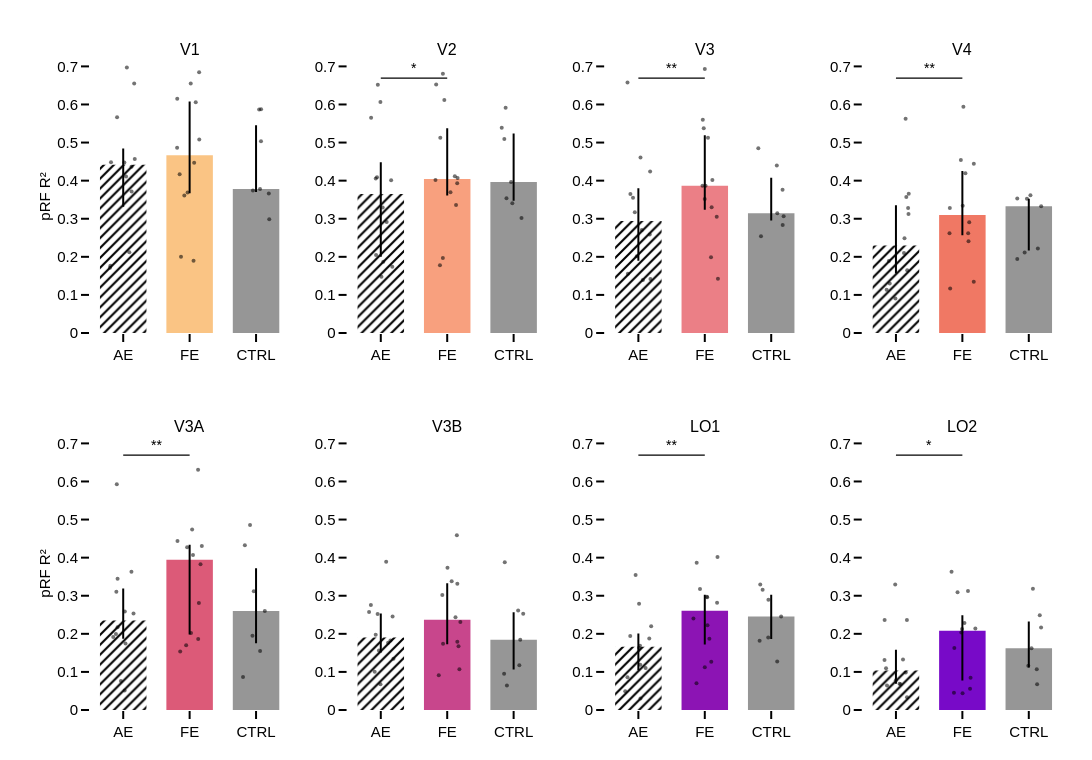

This figure's notebook cell:
### Markdown cell above
## Figure 1 — Does each eye drive retinotopic responses as well? (pRF R²)

Weighted median pRF R² of each eye, on the vertices kept for both eyes. AE (hatched) and FE (solid) of the amblyopes, CTRL (mean of the two eyes of the controls, grey). Brackets: AE vs FE, AE vs CTRL, FE vs CTRL (FDR over the 8 ROIs). Table: controls LE vs RE (expected: no difference).

### Code cell
s_rsq = eye_tests('rsq')
show(s_rsq)
bar_panel(three('rsq'), three_stars(s_rsq), 'pRF R²', 'retino_fig1_rsq')

### Figure 1 — Plotly figure (JSON) as saved in the notebook; plotly's stock layout.template omitted (floating-point values rounded to 4 significant figures)
{"data": [{"error_y": {"array": [0.0423], "arrayminus": [0.1104], "color": "black", "thickness": 2, "type": "data", "width": 0}, "marker": {"color": "rgb(250, 196, 132)", "pattern": {"bgcolor": "rgba(0,0,0,0)", "fgcolor": "black", "shape": "/", "size": 7}}, "showlegend": false, "type": "bar", "width": 0.7, "x": [0], "xaxis": "x", "y": [0.4421], "yaxis": "y"}, {"marker": {"color": "rgba(0,0,0,0.55)", "size": 4}, "mode": "markers", "showlegend": false, "type": "scatter", "x": [0.05478, -0.09209, -0.1836, -0.1934, 0.1253, 0.1651, 0.04265, 0.0918, 0.01745, 0.174, 0.1263, -0.1989], "xaxis": "x", "y": [0.6973, 0.5667, 0.4481, 0.1766, 0.4366, 0.6554, 0.4107, 0.212, 0.4475, 0.4569, 0.3715, 0.1714], "yaxis": "y"}, {"error_y": {"array": [0.1415], "arrayminus": [0.09978], "color": "black", "thickness": 2, "type": "data", "width": 0}, "marker": {"color": "rgb(250, 196, 132)", "pattern": {"bgcolor": "rgba(0,0,0,0)", "fgcolor": "black", "shape": "", "size": 7}}, "showlegend": false, "type": "bar", "width": 0.7, "x": [1], "xaxis": "x", "y": [0.4665], "yaxis": "y"}, {"marker": {"color": "rgba(0,0,0,0.55)", "size": 4}, "mode": "markers", "showlegend": false, "type": "scatter", "x": [1.143, 0.8134, 1.092, 0.8703, 1.145, 1.017, 0.9199, 0.9691, 0.8113, 0.8497, 1.068, 1.059], "xaxis": "x", "y": [0.6847, 0.6148, 0.6058, 0.2005, 0.5082, 0.6552, 0.3611, 0.3686, 0.4862, 0.4166, 0.4469, 0.1898], "yaxis": "y"}, {"error_y": {"array": [0.1671], "arrayminus": [0.0081], "color": "black", "thickness": 2, "type": "data", "width": 0}, "marker": {"color": "rgb(150,150,150)", "pattern": {"bgcolor": "rgba(0,0,0,0)", "fgcolor": "black", "shape": "", "size": 7}}, "showlegend": false, "type": "bar", "width": 0.7, "x": [2], "xaxis": "x", "y": [0.3783], "yaxis": "y"}, {"marker": {"color": "rgba(0,0,0,0.55)", "size": 4}, "mode": "markers", "showlegend": false, "type": "scatter", "x": [2.046, 1.953, 2.199, 2.192, 2.074, 2.06, 2.075], "xaxis": "x", "y": [0.5871, 0.3743, 0.2985, 0.3661, 0.5037, 0.3783, 0.5877], "yaxis": "y"}, {"error_y": {"array": [0.08289], "arrayminus": [0.1651], "color": "black", "thickness": 2, "type": "data", "width": 0}, "marker": {"color": "rgb(248, 160, 126)", "pattern": {"bgcolor": "rgba(0,0,0,0)", "fgcolor": "black", "shape": "/", "size": 7}}, "showlegend": false, "type": "bar", "width": 0.7, "x": [0], "xaxis": "x2", "y": [0.3652], "yaxis": "y2"}, {"marker": {"color": "rgba(0,0,0,0.55)", "size": 4}, "mode": "markers", "showlegend": false, "type": "scatter", "x": [-0.04443, -0.146, 0.0886, 0.01014, -0.0759, -0.005666, 0.1558, 0.1736, -0.05688, 0.02861, -0.07125, 0.03772], "xaxis": "x2", "y": [0.6521, 0.5654, 0.2916, 0.1478, 0.4054, 0.6065, 0.4012, 0.1737, 0.409, 0.3293, 0.2046, 0.1868], "yaxis": "y2"}, {"error_y": {"array": [0.1332], "arrayminus": [0.04292], "color": "black", "thickness": 2, "type": "data", "width": 0}, "marker": {"color": "rgb(248, 160, 126)", "pattern": {"bgcolor": "rgba(0,0,0,0)", "fgcolor": "black", "shape": "", "size": 7}}, "showlegend": false, "type": "bar", "width": 0.7, "x": [1], "xaxis": "x2", "y": [0.4041], "yaxis": "y2"}, {"marker": {"color": "rgba(0,0,0,0.55)", "size": 4}, "mode": "markers", "showlegend": false, "type": "scatter", "x": [0.9352, 0.9566, 1.156, 0.8909, 1.049, 0.8336, 1.133, 1.115, 0.8957, 1.151, 0.8234, 0.9344], "xaxis": "x2", "y": [0.6804, 0.6118, 0.4066, 0.1776, 0.3695, 0.6527, 0.3363, 0.4114, 0.5124, 0.393, 0.4016, 0.1966], "yaxis": "y2"}, {"error_y": {"array": [0.1276], "arrayminus": [0.04923], "color": "black", "thickness": 2, "type": "data", "width": 0}, "marker": {"color": "rgb(150,150,150)", "pattern": {"bgcolor": "rgba(0,0,0,0)", "fgcolor": "black", "shape": "", "size": 7}}, "showlegend": false, "type": "bar", "width": 0.7, "x": [2], "xaxis": "x2", "y": [0.3964], "yaxis": "y2"}, {"marker": {"color": "rgba(0,0,0,0.55)", "size": 4}, "mode": "markers", "showlegend": false, "type": "scatter", "x": [1.86, 1.98, 2.119, 1.892, 1.821, 1.962, 1.879], "xaxis": "x2", "y": [0.5095, 0.3408, 0.3021, 0.3536, 0.5386, 0.3964, 0.5917], "yaxis": "y2"}, {"error_y": {"array": [0.08614], "arrayminus": [0.1038], "color": "black", "thickness": 2, "type": "data", "width": 0}, "marker": {"color": "rgb(235, 127, 134)", "pattern": {"bgcolor": "rgba(0,0,0,0)", "fgcolor": "black", "shape": "/", "size": 7}}, "showlegend": false, "type": "bar", "width": 0.7, "x": [0], "xaxis": "x3", "y": [0.2937], "yaxis": "y3"}, {"marker": {"color": "rgba(0,0,0,0.55)", "size": 4}, "mode": "markers", "showlegend": false, "type": "scatter", "x": [-0.1637, 0.03213, -0.08052, 0.0688, -0.1202, 0.1768, -0.05396, -0.1578, 0.05164, 0.1709, -0.02385, 0.1818], "xaxis": "x3", "y": [0.658, 0.4609, 0.3551, 0.1389, 0.3652, 0.4239, 0.317, 0.1558, 0.2704, 0.2587, 0.2013, 0.1417], "yaxis": "y3"}, {"error_y": {"array": [0.1323], "arrayminus": [0.06276], "color": "black", "thickness": 2, "type": "data", "width": 0}, "marker": {"color": "rgb(235, 127, 134)", "pattern": {"bgcolor": "rgba(0,0,0,0)", "fgcolor": "black", "shape": "", "size": 7}}, "showlegend": false, "type": "bar", "width": 0.7, "x": [1], "xaxis": "x3", "y": [0.3866], "yaxis": "y3"}, {"marker": {"color": "rgba(0,0,0,0.55)", "size": 4}, "mode": "markers", "showlegend": false, "type": "scatter", "x": [1.0, 0.9701, 1.048, 1.198, 1.18, 0.984, 1.103, 0.999, 1.012, 1.114, 0.9659, 1.094], "xaxis": "x3", "y": [0.6932, 0.5596, 0.5127, 0.1424, 0.3054, 0.5376, 0.33, 0.3518, 0.3869, 0.4015, 0.3864, 0.1989], "yaxis": "y3"}, {"error_y": {"array": [0.09336], "arrayminus": [0.01942], "color": "black", "thickness": 2, "type": "data", "width": 0}, "marker": {"color": "rgb(150,150,150)", "pattern": {"bgcolor": "rgba(0,0,0,0)", "fgcolor": "black", "shape": "", "size": 7}}, "showlegend": false, "type": "bar", "width": 0.7, "x": [2], "xaxis": "x3", "y": [0.3145], "yaxis": "y3"}, {"marker": {"color": "rgba(0,0,0,0.55)", "size": 4}, "mode": "markers", "showlegend": false, "type": "scatter", "x": [2.084, 2.173, 1.846, 2.092, 2.171, 2.187, 1.806], "xaxis": "x3", "y": [0.4395, 0.2836, 0.2543, 0.3145, 0.3762, 0.3066, 0.4854], "yaxis": "y3"}, {"error_y": {"array": [0.106], "arrayminus": [0.07333], "color": "black", "thickness": 2, "type": "data", "width": 0}, "marker": {"color": "rgb(240, 120, 100)", "pattern": {"bgcolor": "rgba(0,0,0,0)", "fgcolor": "black", "shape": "/", "size": 7}}, "showlegend": false, "type": "bar", "width": 0.7, "x": [0], "xaxis": "x4", "y": [0.2295], "yaxis": "y4"}, {"marker": {"color": "rgba(0,0,0,0.55)", "size": 4}, "mode": "markers", "showlegend": false, "type": "scatter", "x": [0.1455, 0.1925, 0.1829, -0.1405, 0.1891, 0.156, 0.1289, -0.008005, -0.1071, 0.1208, 0.1694, -0.09355], "xaxis": "x4", "y": [0.5623, 0.3655, 0.3285, 0.1139, 0.3127, 0.3568, 0.249, 0.09041, 0.1889, 0.21, 0.165, 0.1299], "yaxis": "y4"}, {"error_y": {"array": [0.1159], "arrayminus": [0.05316], "color": "black", "thickness": 2, "type": "data", "width": 0}, "marker": {"color": "rgb(240, 120, 100)", "pattern": {"bgcolor": "rgba(0,0,0,0)", "fgcolor": "black", "shape": "", "size": 7}}, "showlegend": false, "type": "bar", "width": 0.7, "x": [1], "xaxis": "x4", "y": [0.3096], "yaxis": "y4"}, {"marker": {"color": "rgba(0,0,0,0.55)", "size": 4}, "mode": "markers", "showlegend": false, "type": "scatter", "x": [1.016, 0.9771, 1.172, 0.8162, 1.093, 1.046, 0.8113, 1.088, 0.8064, 1.103, 1.005, 1.172], "xaxis": "x4", "y": [0.5938, 0.4539, 0.4443, 0.1169, 0.2409, 0.4192, 0.3284, 0.2616, 0.2618, 0.2907, 0.3339, 0.1345], "yaxis": "y4"}, {"error_y": {"array": [0.01994], "arrayminus": [0.1162], "color": "black", "thickness": 2, "type": "data", "width": 0}, "marker": {"color": "rgb(150,150,150)", "pattern": {"bgcolor": "rgba(0,0,0,0)", "fgcolor": "black", "shape": "", "size": 7}}, "showlegend": false, "type": "bar", "width": 0.7, "x": [2], "xaxis": "x4", "y": [0.3328], "yaxis": "y4"}, {"marker": {"color": "rgba(0,0,0,0.55)", "size": 4}, "mode": "markers", "showlegend": false, "type": "scatter", "x": [1.826, 2.137, 1.827, 1.938, 1.972, 2.186, 2.025], "xaxis": "x4", "y": [0.3529, 0.2217, 0.194, 0.2114, 0.3525, 0.3328, 0.3617], "yaxis": "y4"}, {"error_y": {"array": [0.08383], "arrayminus": [0.0478], "color": "black", "thickness": 2, "type": "data", "width": 0}, "marker": {"color": "rgb(220, 90, 120)", "pattern": {"bgcolor": "rgba(0,0,0,0)", "fgcolor": "black", "shape": "/", "size": 7}}, "showlegend": false, "type": "bar", "width": 0.7, "x": [0], "xaxis": "x5", "y": [0.2351], "yaxis": "y5"}, {"marker": {"color": "rgba(0,0,0,0.55)", "size": 4}, "mode": "markers", "showlegend": false, "type": "scatter", "x": [-0.09645, -0.1033, 0.1552, -0.1097, -0.1502, -0.08467, 0.03445, 0.02164, 0.1239, 0.02419, -0.08463, -0.03484], "xaxis": "x5", "y": [0.5928, 0.3105, 0.2532, 0.1994, 0.1916, 0.3445, 0.1745, 0.05102, 0.3633, 0.2586, 0.2171, 0.07601], "yaxis": "y5"}, {"error_y": {"array": [0.03918], "arrayminus": [0.1964], "color": "black", "thickness": 2, "type": "data", "width": 0}, "marker": {"color": "rgb(220, 90, 120)", "pattern": {"bgcolor": "rgba(0,0,0,0)", "fgcolor": "black", "shape": "", "size": 7}}, "showlegend": false, "type": "bar", "width": 0.7, "x": [1], "xaxis": "x5", "y": [0.3947], "yaxis": "y5"}, {"marker": {"color": "rgba(0,0,0,0.55)", "size": 4}, "mode": "markers", "showlegend": false, "type": "scatter", "x": [1.127, 1.051, 1.184, 0.9478, 1.021, 1.038, 1.139, 0.8582, 0.9626, 1.164, 0.8172, 1.129], "xaxis": "x5", "y": [0.6307, 0.4068, 0.4305, 0.1701, 0.2023, 0.4739, 0.2809, 0.1539, 0.4273, 0.3826, 0.444, 0.1862], "yaxis": "y5"}, {"error_y": {"array": [0.1119], "arrayminus": [0.08512], "color": "black", "thickness": 2, "type": "data", "width": 0}, "marker": {"color": "rgb(150,150,150)", "pattern": {"bgcolor": "rgba(0,0,0,0)", "fgcolor": "black", "shape": "", "size": 7}}, "showlegend": false, "type": "bar", "width": 0.7, "x": [2], "xaxis": "x5", "y": [0.2601], "yaxis": "y5"}, {"marker": {"color": "rgba(0,0,0,0.55)", "size": 4}, "mode": "markers", "showlegend": false, "type": "scatter", "x": [1.966, 2.132, 1.804, 1.946, 1.831, 2.061, 1.91], "xaxis": "x5", "y": [0.3117, 0.2601, 0.08696, 0.1949, 0.4323, 0.1552, 0.4854], "yaxis": "y5"}, {"error_y": {"array": [0.06333], "arrayminus": [0.03956], "color": "black", "thickness": 2, "type": "data", "width": 0}, "marker": {"color": "rgb(200, 70, 140)", "pattern": {"bgcolor": "rgba(0,0,0,0)", "fgcolor": "black", "shape": "/", "size": 7}}, "showlegend": false, "type": "bar", "width": 0.7, "x": [0], "xaxis": "x6", "y": [0.1902], "yaxis": "y6"}, {"marker": {"color": "rgba(0,0,0,0.55)", "size": 4}, "mode": "markers", "showlegend": false, "type": "scatter", "x": [0.08106, 0.1775, -0.1493, 0.1459, -0.1762, -0.04769, -0.02809, -0.00446, 0.1906, 0.1103, -0.07646, -0.09207], "xaxis": "x6", "y": [0.3894, 0.2452, 0.2756, 0.1826, 0.2572, 0.2523, 0.156, 0.06784, 0.1346, 0.1767, 0.1979, 0.1007], "yaxis": "y6"}, {"error_y": {"array": [0.096], "arrayminus": [0.0647], "color": "black", "thickness": 2, "type": "data", "width": 0}, "marker": {"color": "rgb(200, 70, 140)", "pattern": {"bgcolor": "rgba(0,0,0,0)", "fgcolor": "black", "shape": "", "size": 7}}, "showlegend": false, "type": "bar", "width": 0.7, "x": [1], "xaxis": "x6", "y": [0.237], "yaxis": "y6"}, {"marker": {"color": "rgba(0,0,0,0.55)", "size": 4}, "mode": "markers", "showlegend": false, "type": "scatter", "x": [1.145, 1.153, 1.004, 0.9377, 1.198, 0.9264, 0.8731, 1.152, 1.125, 1.067, 1.183, 1.17], "xaxis": "x6", "y": [0.4585, 0.3313, 0.3733, 0.1739, 0.2307, 0.3022, 0.09111, 0.179, 0.2433, 0.338, 0.1067, 0.1674], "yaxis": "y6"}, {"error_y": {"array": [0.07235], "arrayminus": [0.0783], "color": "black", "thickness": 2, "type": "data", "width": 0}, "marker": {"color": "rgb(150,150,150)", "pattern": {"bgcolor": "rgba(0,0,0,0)", "fgcolor": "black", "shape": "", "size": 7}}, "showlegend": false, "type": "bar", "width": 0.7, "x": [2], "xaxis": "x6", "y": [0.1846], "yaxis": "y6"}, {"marker": {"color": "rgba(0,0,0,0.55)", "size": 4}, "mode": "markers", "showlegend": false, "type": "scatter", "x": [2.099, 2.144, 1.899, 1.856, 2.068, 2.086, 1.867], "xaxis": "x6", "y": [0.1846, 0.2528, 0.06453, 0.09527, 0.261, 0.1172, 0.388], "yaxis": "y6"}, {"error_y": {"array": [0.03475], "arrayminus": [0.06181], "color": "black", "thickness": 2, "type": "data", "width": 0}, "marker": {"color": "rgb(140, 20, 180)", "pattern": {"bgcolor": "rgba(0,0,0,0)", "fgcolor": "black", "shape": "/", "size": 7}}, "showlegend": false, "type": "bar", "width": 0.7, "x": [0], "xaxis": "x7", "y": [0.166], "yaxis": "y7"}, {"marker": {"color": "rgba(0,0,0,0.55)", "size": 4}, "mode": "markers", "showlegend": false, "type": "scatter", "x": [-0.04178, 0.1641, 0.02456, 0.03133, -0.1223, 0.01041, 0.009374, -0.1644, 0.1928, 0.02856, -0.1974, 0.1091], "xaxis": "x7", "y": [0.3546, 0.1879, 0.1687, 0.02994, 0.1942, 0.279, 0.1632, 0.08604, 0.2202, 0.119, 0.04921, 0.1102], "yaxis": "y7"}, {"error_y": {"array": [0.04175], "arrayminus": [0.08871], "color": "black", "thickness": 2, "type": "data", "width": 0}, "marker": {"color": "rgb(140, 20, 180)", "pattern": {"bgcolor": "rgba(0,0,0,0)", "fgcolor": "black", "shape": "", "size": 7}}, "showlegend": false, "type": "bar", "width": 0.7, "x": [1], "xaxis": "x7", "y": [0.2607], "yaxis": "y7"}, {"marker": {"color": "rgba(0,0,0,0.55)", "size": 4}, "mode": "markers", "showlegend": false, "type": "scatter", "x": [1.191, 1.036, 0.9279, 0.875, 1.069, 0.878, 1.031, 1.041, 1.185, 0.8289, 1.0, 1.098], "xaxis": "x7", "y": [0.4018, 0.2961, 0.3177, 0.07017, 0.1871, 0.3867, 0.2974, 0.2228, 0.2814, 0.2401, 0.1124, 0.1267], "yaxis": "y7"}, {"error_y": {"array": [0.05749], "arrayminus": [0.05902], "color": "black", "thickness": 2, "type": "data", "width": 0}, "marker": {"color": "rgb(150,150,150)", "pattern": {"bgcolor": "rgba(0,0,0,0)", "fgcolor": "black", "shape": "", "size": 7}}, "showlegend": false, "type": "bar", "width": 0.7, "x": [2], "xaxis": "x7", "y": [0.2452], "yaxis": "y7"}, {"marker": {"color": "rgba(0,0,0,0.55)", "size": 4}, "mode": "markers", "showlegend": false, "type": "scatter", "x": [1.871, 1.955, 1.825, 2.09, 1.835, 1.958, 2.149], "xaxis": "x7", "y": [0.3156, 0.1906, 0.1817, 0.1272, 0.3293, 0.2897, 0.2452], "yaxis": "y7"}, {"error_y": {"array": [0.05457], "arrayminus": [0.03514], "color": "black", "thickness": 2, "type": "data", "width": 0}, "marker": {"color": "rgb(120, 10, 200)", "pattern": {"bgcolor": "rgba(0,0,0,0)", "fgcolor": "black", "shape": "/", "size": 7}}, "showlegend": false, "type": "bar", "width": 0.7, "x": [0], "xaxis": "x8", "y": [0.1039], "yaxis": "y8"}, {"marker": {"color": "rgba(0,0,0,0.55)", "size": 4}, "mode": "markers", "showlegend": false, "type": "scatter", "x": [-0.01108, 0.165, 0.1064, 0.1661, -0.149, -0.1706, -0.1719, 0.1475, 0.05363, -0.001371, -0.1346, 0.06949], "xaxis": "x8", "y": [0.3293, 0.2365, 0.1324, 0.03378, 0.1096, 0.2364, 0.1312, 0.09814, 0.06906, 0.0779, 0.06465, 0.06775], "yaxis": "y8"}, {"error_y": {"array": [0.04049], "arrayminus": [0.1308], "color": "black", "thickness": 2, "type": "data", "width": 0}, "marker": {"color": "rgb(120, 10, 200)", "pattern": {"bgcolor": "rgba(0,0,0,0)", "fgcolor": "black", "shape": "", "size": 7}}, "showlegend": false, "type": "bar", "width": 0.7, "x": [1], "xaxis": "x8", "y": [0.2081], "yaxis": "y8"}, {"marker": {"color": "rgba(0,0,0,0.55)", "size": 4}, "mode": "markers", "showlegend": false, "type": "scatter", "x": [0.9272, 1.084, 0.9841, 1.003, 1.116, 0.8371, 1.032, 0.8789, 1.123, 0.9955, 1.195, 0.8732], "xaxis": "x8", "y": [0.3091, 0.3126, 0.2032, 0.04416, 0.05566, 0.3628, 0.2284, 0.1627, 0.08445, 0.213, 0.2141, 0.04548], "yaxis": "y8"}, {"error_y": {"array": [0.07024], "arrayminus": [0.05097], "color": "black", "thickness": 2, "type": "data", "width": 0}, "marker": {"color": "rgb(150,150,150)", "pattern": {"bgcolor": "rgba(0,0,0,0)", "fgcolor": "black", "shape": "", "size": 7}}, "showlegend": false, "type": "bar", "width": 0.7, "x": [2], "xaxis": "x8", "y": [0.1624], "yaxis": "y8"}, {"marker": {"color": "rgba(0,0,0,0.55)", "size": 4}, "mode": "markers", "showlegend": false, "type": "scatter", "x": [2.185, 2.12, 1.993, 2.125, 2.041, 2.062, 2.165], "xaxis": "x8", "y": [0.2164, 0.1069, 0.1159, 0.06733, 0.1624, 0.318, 0.2488], "yaxis": "y8"}], "layout": {"annotations": [{"font": {"size": 16}, "showarrow": false, "text": "V1", "x": 0.1025, "xanchor": "center", "xref": "paper", "y": 1, "yanchor": "bottom", "yref": "paper"}, {"font": {"size": 16}, "showarrow": false, "text": "V2", "x": 0.3675, "xanchor": "center", "xref": "paper", "y": 1, "yanchor": "bottom", "yref": "paper"}, {"font": {"size": 16}, "showarrow": false, "text": "V3", "x": 0.6325, "xanchor": "center", "xref": "paper", "y": 1, "yanchor": "bottom", "yref": "paper"}, {"font": {"size": 16}, "showarrow": false, "text": "V4", "x": 0.8975, "xanchor": "center", "xref": "paper", "y": 1, "yanchor": "bottom", "yref": "paper"}, {"font": {"size": 16}, "showarrow": false, "text": "V3A", "x": 0.1025, "xanchor": "center", "xref": "paper", "y": 0.42, "yanchor": "bottom", "yref": "paper"}, {"font": {"size": 16}, "showarrow": false, "text": "V3B", "x": 0.3675, "xanchor": "center", "xref": "paper", "y": 0.42, "yanchor": "bottom", "yref": "paper"}, {"font": {"size": 16}, "showarrow": false, "text": "LO1", "x": 0.6325, "xanchor": "center", "xref": "paper", "y": 0.42, "yanchor": "bottom", "yref": "paper"}, {"font": {"size": 16}, "showarrow": false, "text": "LO2", "x": 0.8975, "xanchor": "center", "xref": "paper", "y": 0.42, "yanchor": "bottom", "yref": "paper"}, {"font": {"size": 14}, "showarrow": false, "text": "*", "x": 0.5, "xref": "x2", "y": 0.669, "yanchor": "bottom", "yref": "y2"}, {"font": {"size": 14}, "showarrow": false, "text": "**", "x": 0.5, "xref": "x3", "y": 0.669, "yanchor": "bottom", "yref": "y3"}, {"font": {"size": 14}, "showarrow": false, "text": "**", "x": 0.5, "xref": "x4", "y": 0.669, "yanchor": "bottom", "yref": "y4"}, {"font": {"size": 14}, "showarrow": false, "text": "**", "x": 0.5, "xref": "x5", "y": 0.669, "yanchor": "bottom", "yref": "y5"}, {"font": {"size": 14}, "showarrow": false, "text": "**", "x": 0.5, "xref": "x7", "y": 0.669, "yanchor": "bottom", "yref": "y7"}, {"font": {"size": 14}, "showarrow": false, "text": "*", "x": 0.5, "xref": "x8", "y": 0.669, "yanchor": "bottom", "yref": "y8"}], "height": 760, "margin": {"b": 50, "l": 90, "r": 30, "t": 60}, "shapes": [{"line": {"color": "black", "width": 1.2}, "type": "line", "x0": 0, "x1": 1, "xref": "x2", "y0": 0.669, "y1": 0.669, "yref": "y2"}, {"line": {"color": "black", "width": 1.2}, "type": "line", "x0": 0, "x1": 1, "xref": "x3", "y0": 0.669, "y1": 0.669, "yref": "y3"}, {"line": {"color": "black", "width": 1.2}, "type": "line", "x0": 0, "x1": 1, "xref": "x4", "y0": 0.669, "y1": 0.669, "yref": "y4"}, {"line": {"color": "black", "width": 1.2}, "type": "line", "x0": 0, "x1": 1, "xref": "x5", "y0": 0.669, "y1": 0.669, "yref": "y5"}, {"line": {"color": "black", "width": 1.2}, "type": "line", "x0": 0, "x1": 1, "xref": "x7", "y0": 0.669, "y1": 0.669, "yref": "y7"}, {"line": {"color": "black", "width": 1.2}, "type": "line", "x0": 0, "x1": 1, "xref": "x8", "y0": 0.669, "y1": 0.669, "yref": "y8"}], "width": 1150, "xaxis": {"anchor": "y", "domain": [0, 0.205], "ticktext": ["AE", "FE", "CTRL"], "tickvals": [0, 1, 2]}, "xaxis2": {"anchor": "y2", "domain": [0.265, 0.47], "ticktext": ["AE", "FE", "CTRL"], "tickvals": [0, 1, 2]}, "xaxis3": {"anchor": "y3", "domain": [0.53, 0.735], "ticktext": ["AE", "FE", "CTRL"], "tickvals": [0, 1, 2]}, "xaxis4": {"anchor": "y4", "domain": [0.795, 1], "ticktext": ["AE", "FE", "CTRL"], "tickvals": [0, 1, 2]}, "xaxis5": {"anchor": "y5", "domain": [0, 0.205], "ticktext": ["AE", "FE", "CTRL"], "tickvals": [0, 1, 2]}, "xaxis6": {"anchor": "y6", "domain": [0.265, 0.47], "ticktext": ["AE", "FE", "CTRL"], "tickvals": [0, 1, 2]}, "xaxis7": {"anchor": "y7", "domain": [0.53, 0.735], "ticktext": ["AE", "FE", "CTRL"], "tickvals": [0, 1, 2]}, "xaxis8": {"anchor": "y8", "domain": [0.795, 1], "ticktext": ["AE", "FE", "CTRL"], "tickvals": [0, 1, 2]}, "yaxis": {"anchor": "x", "domain": [0.58, 1], "range": [0, 0.7168], "title": {"text": "pRF R²"}}, "yaxis2": {"anchor": "x2", "domain": [0.58, 1], "range": [0, 0.7168]}, "yaxis3": {"anchor": "x3", "domain": [0.58, 1], "range": [0, 0.7168]}, "yaxis4": {"anchor": "x4", "domain": [0.58, 1], "range": [0, 0.7168]}, "yaxis5": {"anchor": "x5", "domain": [0, 0.42], "range": [0, 0.7168], "title": {"text": "pRF R²"}}, "yaxis6": {"anchor": "x6", "domain": [0, 0.42], "range": [0, 0.7168]}, "yaxis7": {"anchor": "x7", "domain": [0, 0.42], "range": [0, 0.7168]}, "yaxis8": {"anchor": "x8", "domain": [0, 0.42], "range": [0, 0.7168]}}}
